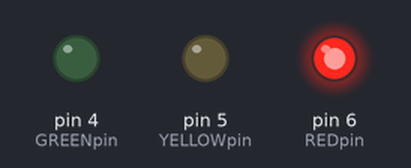
Bench run of a sketch on a simulated Arduino Uno, built with avr-gcc and run on an emulated ATmega328P. On the bench: output pins drawn as LEDs (lit = HIGH).

Above: at 2.5 s.
At 5.5 s:
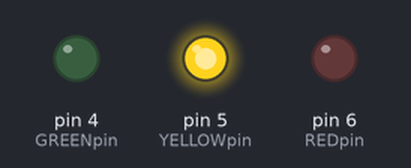
At 8.5 s:
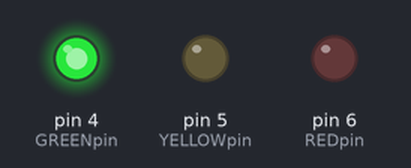
Timing chart, 0 to 14.3 s (numbered marks = the images above):
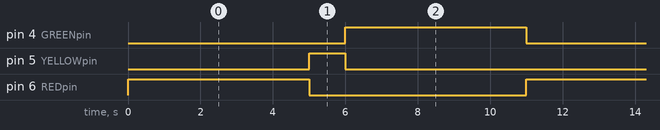

Measured:
- by itself, pin 4 (GREENpin), pin 6 (REDpin): alternates HIGH for 5.0 s and LOW for 6.0 s
- by itself, pin 5 (YELLOWpin): alternates HIGH for 1.0 s and LOW for 10.0 s
- by itself, everything shown: repeats every 11.0 s, in 4 steps

The sketch:

02.rgb_led3.ino
```cpp
int REDpin=6, YELLOWpin=5, GREENpin=4;

void setup() {
  pinMode(REDpin, OUTPUT);
  pinMode(YELLOWpin, OUTPUT);
  pinMode(GREENpin, OUTPUT);
}

void loop() {
  LED();
}

void LED() {
  digitalWrite(REDpin, HIGH);
  delay(5000);
  digitalWrite(REDpin, LOW);
  digitalWrite(YELLOWpin, HIGH);
  delay(1000);
  digitalWrite(YELLOWpin, LOW);
  digitalWrite(GREENpin, HIGH);
  delay(5000);
  digitalWrite(GREENpin, LOW);
}
```
